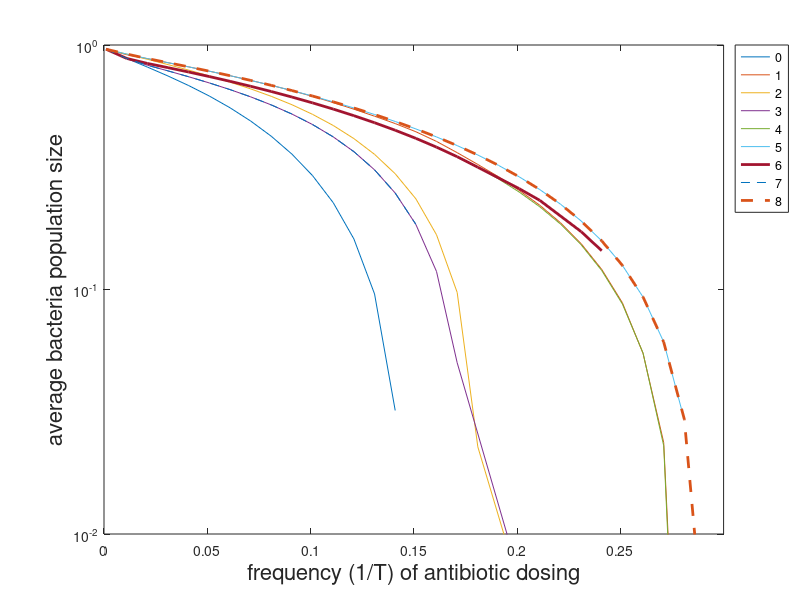
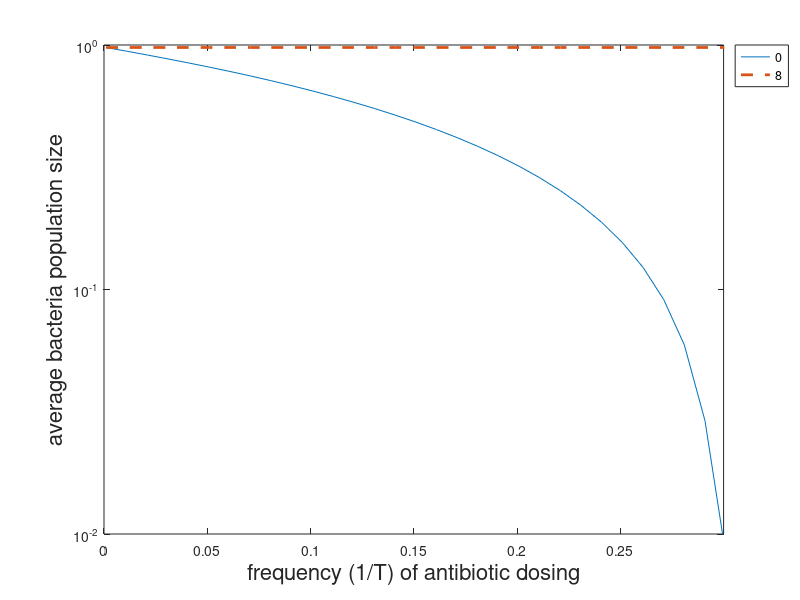
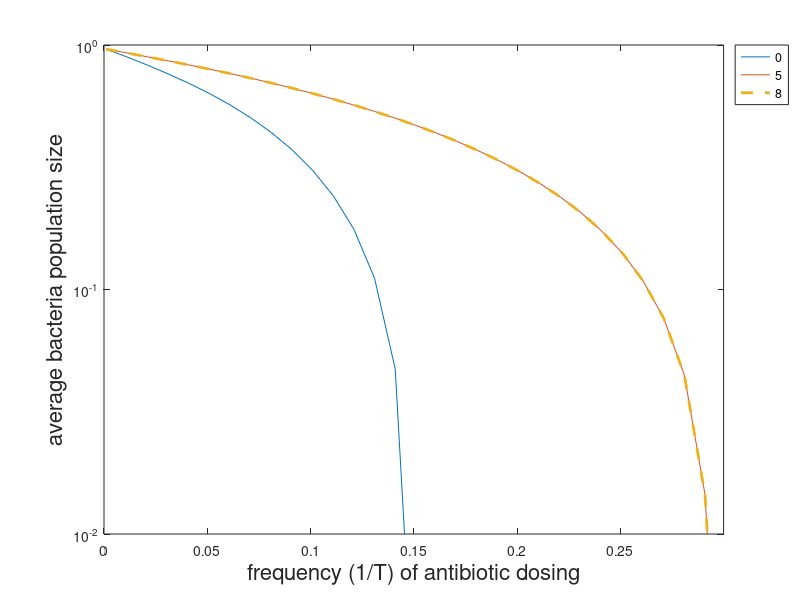
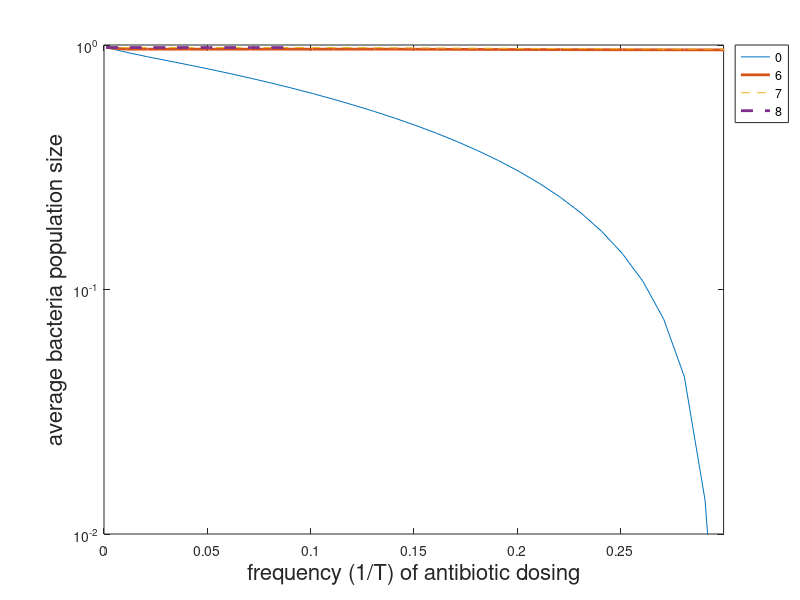

Recreate these plots in MATLAB, in order.
load('TversusB_finalresults.mat')
freq = 0.001:0.01:0.501;
scenarios = 0:8;

%%
I = ~isnan(TversusB0);
figure
plot(freq(I(1,:)),TversusB0(1,I(1,:)),freq(I(2,:)),TversusB0(2,I(2,:)),...
     freq(I(3,:)),TversusB0(3,I(3,:)),freq(I(4,:)),TversusB0(4,I(4,:)),...
     freq(I(5,:)),TversusB0(5,I(5,:)),freq(I(6,:)),TversusB0(6,I(6,:)),...
     freq(I(7,:)),TversusB0(7,I(7,:)),'LineWidth',2)
hold on
plot(freq(I(8,:)),TversusB0(8,I(8,:)),'--',freq(I(9,:)),TversusB0(9,I(9,:)),'--','LineWidth',2)
xlabel('frequency (1/T) of antibiotic dosing','FontSize',16)
ylabel('average bacteria population size','FontSize',16)
xlim([0 0.3])
ylim([1e-2 1])
legend(num2str(scenarios'),'Location','bestoutside')
set(gca, 'YScale', 'log')

%%%%%
scenarios = [0 8];
I = ~isnan(TversusB1);
figure
plot(freq(I(1,:)),TversusB1(1,I(1,:)),freq(I(9,:)),TversusB1(9,I(9,:)),'--','LineWidth',2)
xlabel('frequency (1/T) of antibiotic dosing','FontSize',16)
ylabel('average bacteria population size','FontSize',16)
xlim([0 0.3])
ylim([1e-2 1])
legend(num2str(scenarios'),'Location','bestoutside')
set(gca, 'YScale', 'log')

%%%%%
scenarios = [0 5 8];
I = ~isnan(TversusB2);
figure
plot(freq(I(1,:)),TversusB2(1,I(1,:)),freq(I(6,:)),TversusB2(6,I(6,:)),...
     freq(I(9,:)),TversusB2(9,I(9,:)),'--','LineWidth',2)
xlabel('frequency (1/T) of antibiotic dosing','FontSize',16)
ylabel('average bacteria population size','FontSize',16)
xlim([0 0.3])
ylim([1e-2 1])
legend(num2str(scenarios'),'Location','bestoutside')
set(gca, 'YScale', 'log')

%%%%%
scenarios = [0 6 7 8];
I = ~isnan(TversusB3);
figure
plot(freq(I(1,:)),TversusB3(1,I(1,:)),freq(I(7,:)),TversusB3(7,I(7,:)),'LineWidth',2)
hold on
plot(freq(I(8,:)),TversusB3(8,I(8,:)),'--',freq(I(9,:)),TversusB3(9,I(9,:)),'--','LineWidth',2)
xlabel('frequency (1/T) of antibiotic dosing','FontSize',16)
ylabel('average bacteria population size','FontSize',16)
xlim([0 0.3])
ylim([1e-2 1])
legend(num2str(scenarios'),'Location','bestoutside')
set(gca, 'YScale', 'log')







%% Plot PF impact versus no phage impact (scenarios 0,8)
I0 = ~isnan(TversusB0); I1 = ~isnan(TversusB1); I2 = ~isnan(TversusB2); I3 = ~isnan(TversusB3);
figure
plot(freq(I3(1,:)),TversusB3(1,I3(1,:)),freq(I1(1,:)),TversusB1(1,I1(1,:)),...
     freq(I3(9,:)),TversusB3(9,I3(9,:)),freq(I1(9,:)),TversusB1(9,I1(9,:)),'LineWidth',2)
xlabel('frequency (1/T) of antibiotic dosing','FontSize',16)
ylabel('average bacteria population size','FontSize',16)
xlim([0 0.3])
ylim([1e-2 1])
legend('P_F only - vulnerable','no phage - vulnerable','P_F only - resistant','no phage - resistant','Location','bestoutside')
set(gca, 'YScale', 'log')

% Plot PT impact versus no phage impact (scenarios 0,8)
I0 = ~isnan(TversusB0); I1 = ~isnan(TversusB1); I2 = ~isnan(TversusB2); I3 = ~isnan(TversusB3);
figure
plot(freq(I2(1,:)),TversusB2(1,I2(1,:)),freq(I1(1,:)),TversusB1(1,I1(1,:)),...
     freq(I2(9,:)),TversusB2(9,I2(9,:)),freq(I1(9,:)),TversusB1(9,I1(9,:)),'LineWidth',2)
xlabel('frequency (1/T) of antibiotic dosing','FontSize',16)
ylabel('average bacteria population size','FontSize',16)
xlim([0 0.3])
ylim([1e-2 1])
legend('P_T only - vulnerable','no phage - vulnerable','P_T only - resistant','no phage - resistant','Location','bestoutside')
set(gca, 'YScale', 'log')

% Plot phage impact versus no phage impact (scenarios 0,8)
I0 = ~isnan(TversusB0); I1 = ~isnan(TversusB1); I2 = ~isnan(TversusB2); I3 = ~isnan(TversusB3);
figure
plot(freq(I0(1,:)),TversusB0(1,I0(1,:)),freq(I1(1,:)),TversusB1(1,I1(1,:)),...
     freq(I0(9,:)),TversusB0(9,I0(9,:)),freq(I1(9,:)),TversusB1(9,I1(9,:)),'LineWidth',2)
xlabel('frequency (1/T) of antibiotic dosing','FontSize',16)
ylabel('average bacteria population size','FontSize',16)
xlim([0 0.3])
ylim([1e-2 1])
legend('both phage - vulnerable','no phage - vulnerable','both phage - resistant','no phage - resistant','Location','bestoutside')
set(gca, 'YScale', 'log')








%% Plot phage impact only (all antibiotic resistant)
scenarios = 8;
I0 = ~isnan(TversusB0); I1 = ~isnan(TversusB1); I2 = ~isnan(TversusB2); I3 = ~isnan(TversusB3);
figure
plot(freq(I0(scenarios+1,:)),TversusB0(scenarios+1,I0(scenarios+1,:)),...
     freq(I2(scenarios+1,:)),TversusB2(scenarios+1,I2(scenarios+1,:)),...
     freq(I3(scenarios+1,:)),TversusB3(scenarios+1,I3(scenarios+1,:)),...
     freq(I1(scenarios+1,:)),TversusB1(scenarios+1,I1(scenarios+1,:)),'LineWidth',2)
%hold on
%plot(freq(I2(9,:)),TversusB2(9,I2(9,:)),'--',freq(I3(9,:)),TversusB3(9,I3(9,:)),'--','LineWidth',2)
xlabel('frequency (1/T) of antibiotic dosing','FontSize',16)
ylabel('average bacteria population size','FontSize',16)
xlim([0 0.3])
ylim([1e-2 1])
legend('both phage','only P_T','only P_F','no phage','Location','bestoutside')
set(gca, 'YScale', 'log')

%% Plot phage impact only (all antibiotic vulnerable)
scenarios = 0;
I0 = ~isnan(TversusB0); I1 = ~isnan(TversusB1); I2 = ~isnan(TversusB2); I3 = ~isnan(TversusB3);
figure
plot(freq(I0(scenarios+1,:)),TversusB0(scenarios+1,I0(scenarios+1,:)),...
     freq(I2(scenarios+1,:)),TversusB2(scenarios+1,I2(scenarios+1,:)),...
     freq(I3(scenarios+1,:)),TversusB3(scenarios+1,I3(scenarios+1,:)),...
     freq(I1(scenarios+1,:)),TversusB1(scenarios+1,I1(scenarios+1,:)),'LineWidth',2)
%hold on
%plot(freq(I2(9,:)),TversusB2(9,I2(9,:)),'--',freq(I3(9,:)),TversusB3(9,I3(9,:)),'--','LineWidth',2)
xlabel('frequency (1/T) of antibiotic dosing','FontSize',16)
ylabel('average bacteria population size','FontSize',16)
xlim([0 0.3])
ylim([1e-2 1])
legend('both phage','only P_T','only P_F','no phage','Location','bestoutside')
set(gca, 'YScale', 'log')

